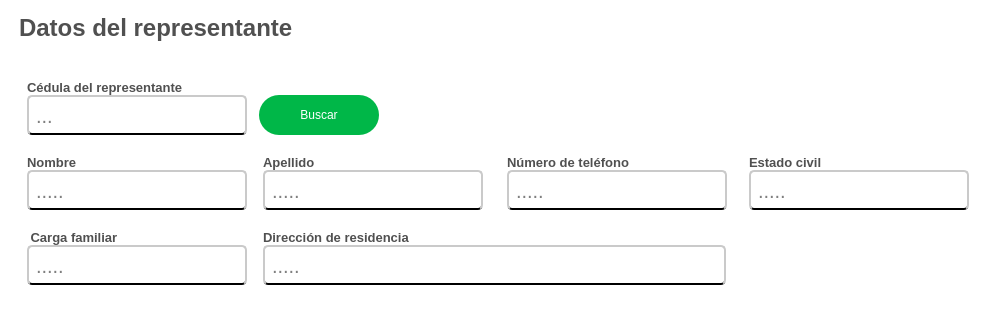
              <widget class="QFrame" name="datos_del_representante">
               <property name="sizePolicy">
                <sizepolicy hsizetype="Preferred" vsizetype="Preferred">
                 <horstretch>0</horstretch>
                 <verstretch>10</verstretch>
                </sizepolicy>
               </property>
               <property name="minimumSize">
                <size>
                 <width>1000</width>
                 <height>330</height>
                </size>
               </property>
               <property name="styleSheet">
                <string notr="true">QFrame{

	background-color: rgb(255, 255, 255);

}</string>
               </property>
               <property name="frameShape">
                <enum>QFrame::NoFrame</enum>
               </property>
               <property name="frameShadow">
                <enum>QFrame::Raised</enum>
               </property>
               <layout class="QVBoxLayout" name="verticalLayout_7">
                <item>
                 <widget class="QLabel" name="label_segmento_datos_del_representante">
                  <property name="minimumSize">
                   <size>
                    <width>0</width>
                    <height>30</height>
                   </size>
                  </property>
                  <property name="maximumSize">
                   <size>
                    <width>16777215</width>
                    <height>25</height>
                   </size>
                  </property>
                  <property name="font">
                   <font>
                    <family>Arial</family>
                    <pointsize>18</pointsize>
                    <weight>75</weight>
                    <bold>true</bold>
                   </font>
                  </property>
                  <property name="styleSheet">
                   <string notr="true">QLabel{
	
	
	color: rgb(80, 80, 80);

	border-color: #ffffff;
	
	padding-left:2px;


}
</string>
                  </property>
                  <property name="text">
                   <string>Datos del representante</string>
                  </property>
                  <property name="scaledContents">
                   <bool>false</bool>
                  </property>
                 </widget>
                </item>
                <item alignment="Qt::AlignVCenter">
                 <widget class="QFrame" name="preguntas_info_medidas">
                  <property name="minimumSize">
                   <size>
                    <width>460</width>
                    <height>200</height>
                   </size>
                  </property>
                  <property name="frameShape">
                   <enum>QFrame::NoFrame</enum>
                  </property>
                  <property name="frameShadow">
                   <enum>QFrame::Raised</enum>
                  </property>
                  <layout class="QGridLayout" name="gridLayout_11">
                   <property name="horizontalSpacing">
                    <number>9</number>
                   </property>
                   <property name="verticalSpacing">
                    <number>20</number>
                   </property>
                   <item row="0" column="0" colspan="2">
                    <layout class="QGridLayout" name="gridLayout_3">
                     <item row="0" column="0">
                      <widget class="QLabel" name="label_primer_nombre_2">
                       <property name="font">
                        <font>
                         <family>Arial</family>
                         <pointsize>10</pointsize>
                         <weight>75</weight>
                         <bold>true</bold>
                        </font>
                       </property>
                       <property name="styleSheet">
                        <string notr="true">QLabel{
		
	color: rgb(80, 80, 80);

	border-color: #ffffff;


}
</string>
                       </property>
                       <property name="text">
                        <string>Cédula del representante</string>
                       </property>
                       <property name="scaledContents">
                        <bool>true</bool>
                       </property>
                      </widget>
                     </item>
                     <item row="1" column="0" alignment="Qt::AlignLeft">
                      <widget class="QLineEdit" name="input_bucar_por_cedula">
                       <property name="sizePolicy">
                        <sizepolicy hsizetype="Fixed" vsizetype="Fixed">
                         <horstretch>0</horstretch>
                         <verstretch>0</verstretch>
                        </sizepolicy>
                       </property>
                       <property name="minimumSize">
                        <size>
                         <width>220</width>
                         <height>40</height>
                        </size>
                       </property>
                       <property name="font">
                        <font>
                         <family>Arial</family>
                         <pointsize>15</pointsize>
                        </font>
                       </property>
                       <property name="styleSheet">
                        <string notr="true">QLineEdit{
	
	background-color: rgb(255, 255, 255);
	border-radius:5px;
	padding-left: 5px;
 padding-right:5px;
	padding-top:1px;
	border-bottom:2px solid black  ;
	border-top: 2px solid rgb(202, 202, 202);
	border-left: 2px solid rgb(202, 202, 202);
	border-right: 2px solid rgb(202, 202, 202);

}

QLineEdit:focus{

	border: 2px solid rgb(17, 192, 255)



}
</string>
                       </property>
                       <property name="alignment">
                        <set>Qt::AlignLeading|Qt::AlignLeft|Qt::AlignVCenter</set>
                       </property>
                       <property name="placeholderText">
                        <string>...</string>
                       </property>
                      </widget>
                     </item>
                     <item row="1" column="1" alignment="Qt::AlignLeft">
                      <widget class="QPushButton" name="boton_ingresar">
                       <property name="sizePolicy">
                        <sizepolicy hsizetype="Minimum" vsizetype="Fixed">
                         <horstretch>0</horstretch>
                         <verstretch>0</verstretch>
                        </sizepolicy>
                       </property>
                       <property name="minimumSize">
                        <size>
                         <width>120</width>
                         <height>0</height>
                        </size>
                       </property>
                       <property name="maximumSize">
                        <size>
                         <width>130</width>
                         <height>200</height>
                        </size>
                       </property>
                       <property name="cursor">
                        <cursorShape>PointingHandCursor</cursorShape>
                       </property>
                       <property name="styleSheet">
                        <string notr="true">QPushButton{

	background-color: rgb(0, 183, 72);
	font: 75 14pt &quot;Arial&quot;;
	color: rgb(255, 255, 255);
	border-radius:20px;

}

QPushButton:hover{

	
	background-color: rgb(0, 56, 10);

}</string>
                       </property>
                       <property name="text">
                        <string> Buscar </string>
                       </property>
                       <property name="icon">
                        <iconset>
                         <normaloff>../../recursos_de_imagenes/iconos_de_interfaz/lupa_de_busqueda.png</normaloff>../../recursos_de_imagenes/iconos_de_interfaz/lupa_de_busqueda.png</iconset>
                       </property>
                       <property name="iconSize">
                        <size>
                         <width>25</width>
                         <height>25</height>
                        </size>
                       </property>
                      </widget>
                     </item>
                    </layout>
                   </item>
                   <item row="1" column="0">
                    <layout class="QVBoxLayout" name="verticalLayout_20">
                     <item>
                      <widget class="QLabel" name="label_nombre_del_representante">
                       <property name="font">
                        <font>
                         <family>Arial</family>
                         <pointsize>10</pointsize>
                         <weight>75</weight>
                         <bold>true</bold>
                        </font>
                       </property>
                       <property name="styleSheet">
                        <string notr="true">QLabel{
		
	color: rgb(80, 80, 80);

	border-color: #ffffff;


}
</string>
                       </property>
                       <property name="text">
                        <string>Nombre</string>
                       </property>
                       <property name="scaledContents">
                        <bool>true</bool>
                       </property>
                      </widget>
                     </item>
                     <item>
                      <widget class="QLineEdit" name="input_nombre_del_representante">
                       <property name="sizePolicy">
                        <sizepolicy hsizetype="Fixed" vsizetype="Fixed">
                         <horstretch>0</horstretch>
                         <verstretch>0</verstretch>
                        </sizepolicy>
                       </property>
                       <property name="minimumSize">
                        <size>
                         <width>220</width>
                         <height>40</height>
                        </size>
                       </property>
                       <property name="font">
                        <font>
                         <family>Arial</family>
                         <pointsize>15</pointsize>
                        </font>
                       </property>
                       <property name="styleSheet">
                        <string notr="true">QLineEdit{
	
	background-color: rgb(255, 255, 255);
	border-radius:5px;
	padding-left: 5px;
 padding-right:5px;
	padding-top:1px;
	border-bottom:2px solid black  ;
	border-top: 2px solid rgb(202, 202, 202);
	border-left: 2px solid rgb(202, 202, 202);
	border-right: 2px solid rgb(202, 202, 202);

}

QLineEdit:focus{

	border: 2px solid rgb(17, 192, 255)



}
</string>
                       </property>
                       <property name="alignment">
                        <set>Qt::AlignLeading|Qt::AlignLeft|Qt::AlignVCenter</set>
                       </property>
                       <property name="placeholderText">
                        <string>.....</string>
                       </property>
                       <property name="cursorMoveStyle">
                        <enum>Qt::LogicalMoveStyle</enum>
                       </property>
                      </widget>
                     </item>
                    </layout>
                   </item>
                   <item row="1" column="1">
                    <layout class="QVBoxLayout" name="verticalLayout_23">
                     <item>
                      <widget class="QLabel" name="label_apellido_del_representante">
                       <property name="font">
                        <font>
                         <family>Arial</family>
                         <pointsize>10</pointsize>
                         <weight>75</weight>
                         <bold>true</bold>
                        </font>
                       </property>
                       <property name="styleSheet">
                        <string notr="true">QLabel{
		
	color: rgb(80, 80, 80);

	border-color: #ffffff;


}
</string>
                       </property>
                       <property name="text">
                        <string>Apellido</string>
                       </property>
                       <property name="textFormat">
                        <enum>Qt::PlainText</enum>
                       </property>
                       <property name="scaledContents">
                        <bool>true</bool>
                       </property>
                      </widget>
                     </item>
                     <item>
                      <widget class="QLineEdit" name="input_apellido_del_representante">
                       <property name="sizePolicy">
                        <sizepolicy hsizetype="Fixed" vsizetype="Fixed">
                         <horstretch>0</horstretch>
                         <verstretch>0</verstretch>
                        </sizepolicy>
                       </property>
                       <property name="minimumSize">
                        <size>
                         <width>220</width>
                         <height>40</height>
                        </size>
                       </property>
                       <property name="font">
                        <font>
                         <family>Arial</family>
                         <pointsize>15</pointsize>
                        </font>
                       </property>
                       <property name="styleSheet">
                        <string notr="true">QLineEdit{
	
	background-color: rgb(255, 255, 255);
	border-radius:5px;
	padding-left: 5px;
 padding-right:5px;
	padding-top:1px;
	border-bottom:2px solid black  ;
	border-top: 2px solid rgb(202, 202, 202);
	border-left: 2px solid rgb(202, 202, 202);
	border-right: 2px solid rgb(202, 202, 202);

}

QLineEdit:focus{

	border: 2px solid rgb(17, 192, 255)



}
</string>
                       </property>
                       <property name="placeholderText">
                        <string>.....</string>
                       </property>
                      </widget>
                     </item>
                    </layout>
                   </item>
                   <item row="1" column="2">
                    <layout class="QVBoxLayout" name="verticalLayout_24">
                     <item>
                      <widget class="QLabel" name="label_numero_de_telefono_2">
                       <property name="font">
                        <font>
                         <family>Arial</family>
                         <pointsize>10</pointsize>
                         <weight>75</weight>
                         <bold>true</bold>
                        </font>
                       </property>
                       <property name="styleSheet">
                        <string notr="true">QLabel{
		
	color: rgb(80, 80, 80);

	border-color: #ffffff;


}
</string>
                       </property>
                       <property name="text">
                        <string>Número de teléfono</string>
                       </property>
                       <property name="textFormat">
                        <enum>Qt::PlainText</enum>
                       </property>
                       <property name="scaledContents">
                        <bool>true</bool>
                       </property>
                      </widget>
                     </item>
                     <item>
                      <widget class="QLineEdit" name="input_numero_de_telefono_2">
                       <property name="sizePolicy">
                        <sizepolicy hsizetype="Fixed" vsizetype="Fixed">
                         <horstretch>0</horstretch>
                         <verstretch>0</verstretch>
                        </sizepolicy>
                       </property>
                       <property name="minimumSize">
                        <size>
                         <width>220</width>
                         <height>40</height>
                        </size>
                       </property>
                       <property name="font">
                        <font>
                         <family>Arial</family>
                         <pointsize>15</pointsize>
                        </font>
                       </property>
                       <property name="styleSheet">
                        <string notr="true">QLineEdit{
	
	background-color: rgb(255, 255, 255);
	border-radius:5px;
	padding-left: 5px;
 padding-right:5px;
	padding-top:1px;
	border-bottom:2px solid black  ;
	border-top: 2px solid rgb(202, 202, 202);
	border-left: 2px solid rgb(202, 202, 202);
	border-right: 2px solid rgb(202, 202, 202);

}

QLineEdit:focus{

	border: 2px solid rgb(17, 192, 255)



}
</string>
                       </property>
                       <property name="placeholderText">
                        <string>.....</string>
                       </property>
                      </widget>
                     </item>
                    </layout>
                   </item>
                   <item row="1" column="3">
                    <layout class="QVBoxLayout" name="verticalLayout_25">
                     <item>
                      <widget class="QLabel" name="label_estado_civil">
                       <property name="font">
                        <font>
                         <family>Arial</family>
                         <pointsize>10</pointsize>
                         <weight>75</weight>
                         <bold>true</bold>
                        </font>
                       </property>
                       <property name="styleSheet">
                        <string notr="true">QLabel{
		
	color: rgb(80, 80, 80);

	border-color: #ffffff;


}
</string>
                       </property>
                       <property name="text">
                        <string>Estado civil </string>
                       </property>
                       <property name="textFormat">
                        <enum>Qt::PlainText</enum>
                       </property>
                       <property name="scaledContents">
                        <bool>true</bool>
                       </property>
                      </widget>
                     </item>
                     <item>
                      <widget class="QLineEdit" name="input_estado_civil">
                       <property name="sizePolicy">
                        <sizepolicy hsizetype="Fixed" vsizetype="Fixed">
                         <horstretch>0</horstretch>
                         <verstretch>0</verstretch>
                        </sizepolicy>
                       </property>
                       <property name="minimumSize">
                        <size>
                         <width>220</width>
                         <height>40</height>
                        </size>
                       </property>
                       <property name="font">
                        <font>
                         <family>Arial</family>
                         <pointsize>15</pointsize>
                        </font>
                       </property>
                       <property name="styleSheet">
                        <string notr="true">QLineEdit{
	
	background-color: rgb(255, 255, 255);
	border-radius:5px;
	padding-left: 5px;
 padding-right:5px;
	padding-top:1px;
	border-bottom:2px solid black  ;
	border-top: 2px solid rgb(202, 202, 202);
	border-left: 2px solid rgb(202, 202, 202);
	border-right: 2px solid rgb(202, 202, 202);

}

QLineEdit:focus{

	border: 2px solid rgb(17, 192, 255)



}
</string>
                       </property>
                       <property name="placeholderText">
                        <string>.....</string>
                       </property>
                      </widget>
                     </item>
                    </layout>
                   </item>
                   <item row="2" column="0">
                    <layout class="QVBoxLayout" name="verticalLayout_21">
                     <item>
                      <widget class="QLabel" name="label_carga_familiar">
                       <property name="font">
                        <font>
                         <family>Arial</family>
                         <pointsize>10</pointsize>
                         <weight>75</weight>
                         <bold>true</bold>
                        </font>
                       </property>
                       <property name="styleSheet">
                        <string notr="true">QLabel{
		
	color: rgb(80, 80, 80);

	border-color: #ffffff;


}
</string>
                       </property>
                       <property name="text">
                        <string> Carga familiar </string>
                       </property>
                       <property name="textFormat">
                        <enum>Qt::PlainText</enum>
                       </property>
                       <property name="scaledContents">
                        <bool>true</bool>
                       </property>
                      </widget>
                     </item>
                     <item>
                      <widget class="QLineEdit" name="input_carga_familiar">
                       <property name="sizePolicy">
                        <sizepolicy hsizetype="Fixed" vsizetype="Fixed">
                         <horstretch>0</horstretch>
                         <verstretch>0</verstretch>
                        </sizepolicy>
                       </property>
                       <property name="minimumSize">
                        <size>
                         <width>220</width>
                         <height>40</height>
                        </size>
                       </property>
                       <property name="font">
                        <font>
                         <family>Arial</family>
                         <pointsize>15</pointsize>
                        </font>
                       </property>
                       <property name="styleSheet">
                        <string notr="true">QLineEdit{
	
	background-color: rgb(255, 255, 255);
	border-radius:5px;
	padding-left: 5px;
 padding-right:5px;
	padding-top:1px;
	border-bottom:2px solid black  ;
	border-top: 2px solid rgb(202, 202, 202);
	border-left: 2px solid rgb(202, 202, 202);
	border-right: 2px solid rgb(202, 202, 202);

}

QLineEdit:focus{

	border: 2px solid rgb(17, 192, 255)



}
</string>
                       </property>
                       <property name="placeholderText">
                        <string>.....</string>
                       </property>
                      </widget>
                     </item>
                    </layout>
                   </item>
                   <item row="2" column="1" colspan="2">
                    <layout class="QVBoxLayout" name="verticalLayout_22">
                     <item>
                      <widget class="QLabel" name="label_direccion_residencia">
                       <property name="font">
                        <font>
                         <family>Arial</family>
                         <pointsize>10</pointsize>
                         <weight>75</weight>
                         <italic>false</italic>
                         <bold>true</bold>
                        </font>
                       </property>
                       <property name="styleSheet">
                        <string notr="true">QLabel{
		
	color: rgb(80, 80, 80);

	border-color: #ffffff;


}
</string>
                       </property>
                       <property name="text">
                        <string>Dirección de residencia</string>
                       </property>
                       <property name="textFormat">
                        <enum>Qt::PlainText</enum>
                       </property>
                       <property name="scaledContents">
                        <bool>true</bool>
                       </property>
                      </widget>
                     </item>
                     <item>
                      <widget class="QLineEdit" name="input_direccion_residencia_2">
                       <property name="sizePolicy">
                        <sizepolicy hsizetype="Fixed" vsizetype="Fixed">
                         <horstretch>0</horstretch>
                         <verstretch>0</verstretch>
                        </sizepolicy>
                       </property>
                       <property name="minimumSize">
                        <size>
                         <width>463</width>
                         <height>40</height>
                        </size>
                       </property>
                       <property name="font">
                        <font>
                         <family>Arial</family>
                         <pointsize>15</pointsize>
                        </font>
                       </property>
                       <property name="styleSheet">
                        <string notr="true">QLineEdit{
	
	background-color: rgb(255, 255, 255);
	border-radius:5px;
	padding-left: 5px;
 padding-right:5px;
	padding-top:1px;
	border-bottom:2px solid black  ;
	border-top: 2px solid rgb(202, 202, 202);
	border-left: 2px solid rgb(202, 202, 202);
	border-right: 2px solid rgb(202, 202, 202);

}

QLineEdit:focus{

	border: 2px solid rgb(17, 192, 255)



}
</string>
                       </property>
                       <property name="placeholderText">
                        <string>.....</string>
                       </property>
                      </widget>
                     </item>
                    </layout>
                   </item>
                  </layout>
                 </widget>
                </item>
               </layout>
              </widget>
